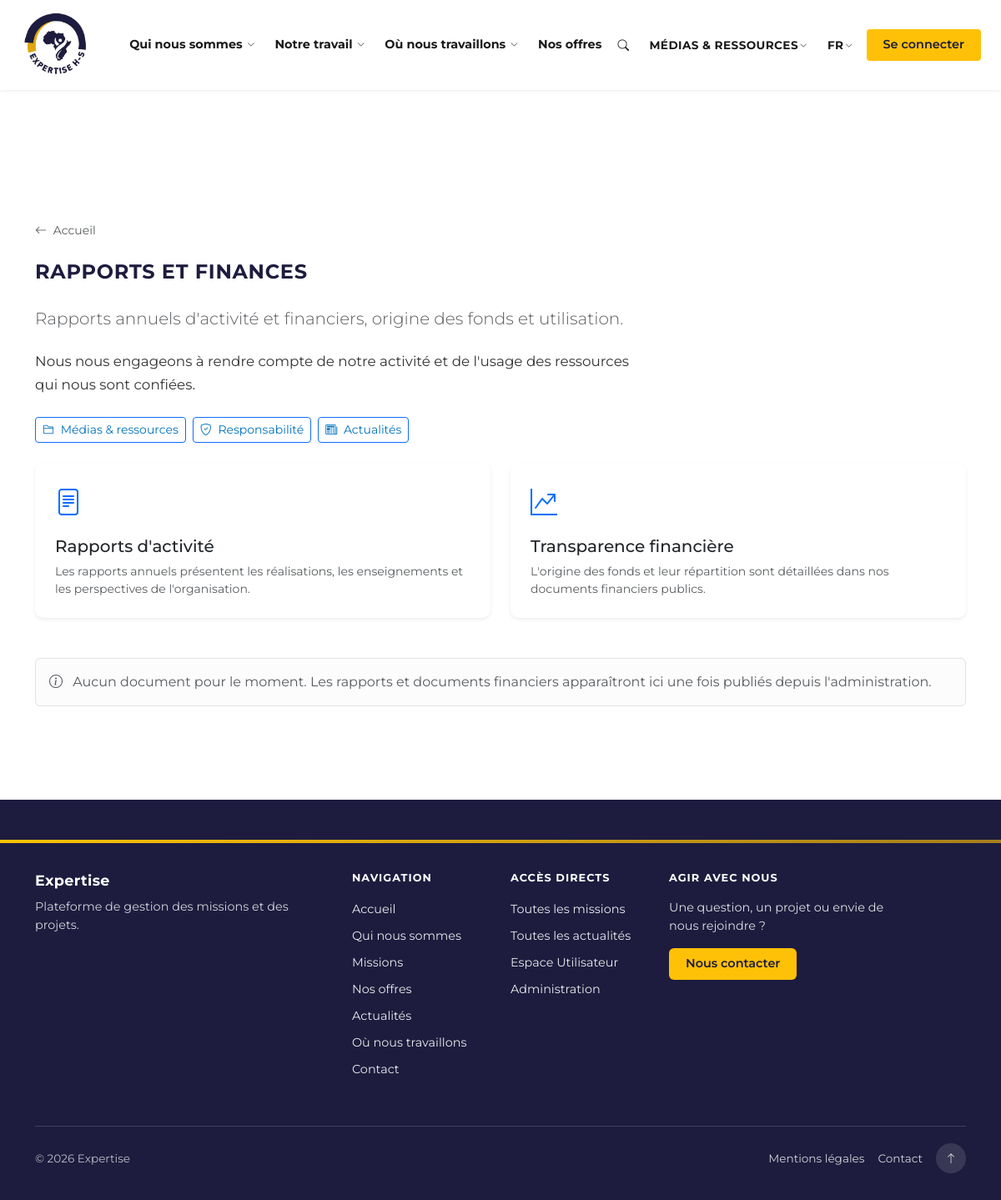
Screenshot of /reports-finances.php with the database file from the repository.
### tables this page shows
CREATE TABLE `reports_finances_page` (
  `id` int UNSIGNED NOT NULL,
  `organisation_id` int UNSIGNED DEFAULT NULL COMMENT 'NULL = contenu par d??faut',
  `intro_block1` text,
  `intro_block2` text,
  `section_activity_title` varchar(255) DEFAULT NULL,
  `section_activity_text` text,
  `section_finance_title` varchar(255) DEFAULT NULL,
  `section_finance_text` text,
  `created_at` timestamp NULL DEFAULT CURRENT_TIMESTAMP,
  `updated_at` timestamp NULL DEFAULT CURRENT_TIMESTAMP ON UPDATE CURRENT_TIMESTAMP
);

### reports-finances.php (the view, shortened to what this page needs)
<?php
$organisation = null;
$categoriesWithDocs = [];
$pageContent = null;
require_once __DIR__ . '/inc/db.php';
if ($pdo) {
    $orgId = $organisation ? (int) $organisation->id : null;
    try {
        $stmt = $pdo->prepare("SELECT id, intro_block1, intro_block2, section_activity_title, section_activity_text, section_finance_title, section_finance_text FROM reports_finances_page WHERE organisation_id = ? OR organisation_id IS NULL ORDER BY organisation_id IS NULL ASC LIMIT 1");
        $stmt->execute([$orgId]);
        $pageContent = $stmt->fetch(PDO::FETCH_OBJ);
    } catch (PDOException $e) {
        $pageContent = null;
    }
}
require_once __DIR__ . '/inc/page-static.php';
?>
    <section class="py-5 page-content reports-finances-page">
        <div class="container">
            <nav aria-label="Fil d'Ariane" class="mb-4">
                <a href="<?= htmlspecialchars($baseUrl) ?>index.php" class="text-muted text-decoration-none small"><i class="bi bi-arrow-left me-1"></i> Accueil</a>
            </nav>
            <h1 class="section-heading mb-4">Rapports et finances</h1>
            <div class="content-prose mb-4">
                <?php if ($pageContent && (trim($pageContent->intro_block1 ?? '') !== '' || trim($pageContent->intro_block2 ?? '') !== '')): ?>
                    <?php if (trim($pageContent->intro_block1 ?? '') !== ''): ?>
                    <p class="lead text-muted"><?= nl2br(htmlspecialchars($pageContent->intro_block1)) ?></p>
                    <?php endif; ?>
                    <?php if (trim($pageContent->intro_block2 ?? '') !== ''): ?>
                    <p><?= nl2br(htmlspecialchars($pageContent->intro_block2)) ?></p>
                    <?php endif; ?>
                <?php else: ?>
                    <p class="lead text-muted">Rapports annuels d'activité et financiers, origine des fonds et utilisation.</p>
                    <p>Nous nous engageons à rendre compte de notre activité et de l'usage des ressources qui nous sont confiées.</p>
                <?php endif; ?>
                <div class="reports-finances-quick-links d-flex flex-wrap gap-2 mt-4">
                    <a href="<?= htmlspecialchars($baseUrl) ?>media-resources.php" class="btn btn-outline-primary btn-sm"><i class="bi bi-folder2 me-1"></i> Médias & ressources</a>
                    <a href="<?= htmlspecialchars($baseUrl) ?>responsibility.php" class="btn btn-outline-primary btn-sm"><i class="bi bi-shield-check me-1"></i> Responsabilité</a>
                    <a href="<?= htmlspecialchars($baseUrl) ?>index.php#actualites" class="btn btn-outline-primary btn-sm"><i class="bi bi-newspaper me-1"></i> Actualités</a>
                </div>
            </div>
            <?php
            $actTitle = $pageContent && trim($pageContent->section_activity_title ?? '') !== '' ? $pageContent->section_activity_title : 'Rapports d\'activité';
            $actText = $pageContent && trim($pageContent->section_activity_text ?? '') !== '' ? $pageContent->section_activity_text : 'Les rapports annuels présentent les réalisations, les enseignements et les perspectives de l\'organisation.';
            $finTitle = $pageContent && trim($pageContent->section_finance_title ?? '') !== '' ? $pageContent->section_finance_title : 'Transparence financière';
            $finText = $pageContent && trim($pageContent->section_finance_text ?? '') !== '' ? $pageContent->section_finance_text : 'L\'origine des fonds et leur répartition sont détaillées dans nos documents financiers publics.';
            ?>
            <div class="row g-4 mb-5">
                <div class="col-md-6">
                    <div class="card border-0 shadow-sm h-100 reports-finances-section-card">
                        <div class="card-body p-4">
                            <div class="reports-finances-section-icon mb-3"><i class="bi bi-file-text text-primary"></i></div>
                            <h2 class="h5 mb-2"><?= htmlspecialchars($actTitle) ?></h2>
                            <p class="text-muted small mb-0"><?= nl2br(htmlspecialchars($actText)) ?></p>
                        </div>
                    </div>
                </div>
                <div class="col-md-6">
                    <div class="card border-0 shadow-sm h-100 reports-finances-section-card">
                        <div class="card-body p-4">
                            <div class="reports-finances-section-icon mb-3"><i class="bi bi-graph-up-arrow text-primary"></i></div>
                            <h2 class="h5 mb-2"><?= htmlspecialchars($finTitle) ?></h2>
                            <p class="text-muted small mb-0"><?= nl2br(htmlspecialchars($finText)) ?></p>
                        </div>
                    </div>
                </div>
            </div>
            <?php if (empty($categoriesWithDocs)): ?>
            <div class="alert alert-light border text-muted mb-0">
                <i class="bi bi-info-circle me-2"></i>
                Aucun document pour le moment. Les rapports et documents financiers apparaîtront ici une fois publiés depuis l'administration.
            </div>
            <?php endif; ?>
        </div>
    </section>
<?php require __DIR__ . '/inc/footer.php'; ?>

### inc/style.css (style rules this page uses)
:root { --msf-red: #FFC107; --msf-yellow: #FFC107; --msf-blue-dark: #1D1C3E; --msf-dark: #1D1C3E; --pam-blue: #0071BC; --msf-dark-nav: #2d2d4e; --msf-font: "Montserrat", -apple-system, BlinkMacSystemFont, "Segoe UI", sans-serif; --msf-nav-font: "Montserrat", -apple-system, BlinkMacSystemFont, sans-serif; }
* { font-family: var(--msf-font); }
body, html { font-family: var(--msf-font); margin: 0; padding: 0; padding-top: 108px; overflow-x: hidden; }
[class^="bi-"], [class*=" bi-"] { font-family: "bootstrap-icons" !important; }
.section-heading { font-size: 1.5rem; font-weight: 700; color: var(--msf-blue-dark); margin-bottom: 1.5rem; text-transform: uppercase; letter-spacing: 0.03em; }
.page-content .content-prose { font-size: 1.05rem; line-height: 1.7; color: #333; max-width: 720px; }
.page-content .content-prose p { margin-bottom: 1.25rem; }
.page-content .content-prose a { color: var(--pam-blue); text-decoration: none; }
.reports-finances-page .reports-finances-section-card { border-radius: 10px; transition: box-shadow 0.2s ease, transform 0.2s ease; }
.reports-finances-section-icon { font-size: 2rem; }

### rows the page displays
reports_finances_page: intro_block1 "Rapports annuels d'activité et financiers, origine des fonds et utilisation.", intro_block2 "Nous nous engageons à rendre compte de notre activité et de l'usage des ressources qui nous sont confiées.", section_activity_title "Rapports d'activité", section_activity_text "Les rapports annuels présentent les réalisations, les enseignements et les perspectives de l'organisation.", section_finance_title "Transparence financière", section_finance_text "L'origine des fonds et leur répartition sont détaillées dans nos documents financiers publics."

### other values shown
$footerOrgName "Expertise"
